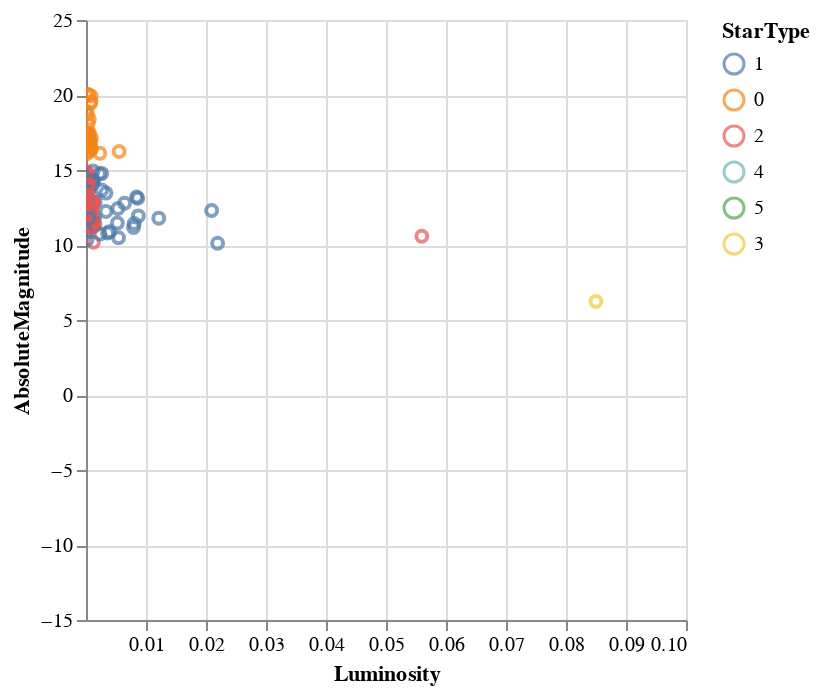

Notebook cell for this chart:
### Code cell
DeepnoteChart(data, """{"mark":{"clip":true,"type":"point","tooltip":true},"config":{"legend":{}},"$schema":"https://vega.github.io/schema/vega-lite/v5.json","encoding":{"x":{"sort":null,"type":"quantitative","field":"Luminosity","scale":{"type":"linear","zero":false,"domainMax":0.1}},"y":{"sort":null,"type":"quantitative","field":"AbsoluteMagnitude","scale":{"type":"linear","zero":false}},"color":{"sort":null,"type":"nominal","field":"StarType","scale":{"scheme":"tableau10"}}}}""")

### Figure 1 — Vega-Lite specification as saved in the notebook (floating-point values rounded to 4 significant figures; data arrays with more than 128 entries replaced by an {"elided": "..."} marker saying what was removed)
{"mark": {"clip": true, "type": "point", "tooltip": true}, "config": {"legend": {}}, "$schema": "https://vega.github.io/schema/vega-lite/v5.json", "encoding": {"x": {"sort": null, "type": "quantitative", "field": "Luminosity", "scale": {"type": "linear", "zero": false, "domainMax": 0.1}}, "y": {"sort": null, "type": "quantitative", "field": "AbsoluteMagnitude", "scale": {"type": "linear", "zero": false}}, "color": {"sort": null, "type": "nominal", "field": "StarType", "scale": {"scheme": "tableau10"}}}, "data": {"values": {"elided": "192 records"}}}
